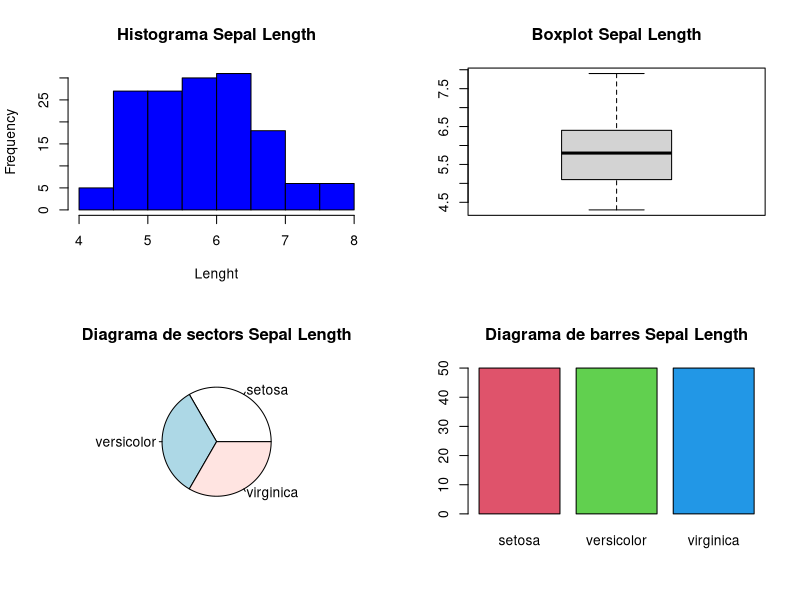

R code for this plot:
data("iris")
summary(iris)
pdf("iris.pdf")
par(mfrow=c(2,2))
hist(iris$Sepal.Length, main="Histograma Sepal Length",xlab="Lenght", col='blue')
boxplot(iris$Sepal.Length,main="Boxplot Sepal Length")
pie(table(iris$Species),main="Diagrama de sectors Sepal Length")
barplot(table(iris$Species),main="Diagrama de barres Sepal Length", col=2:4)
dev.off()

